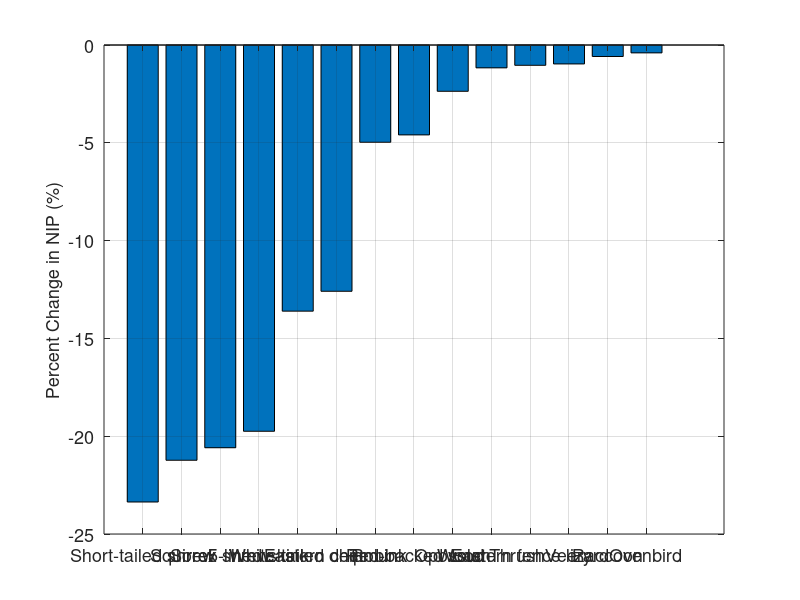
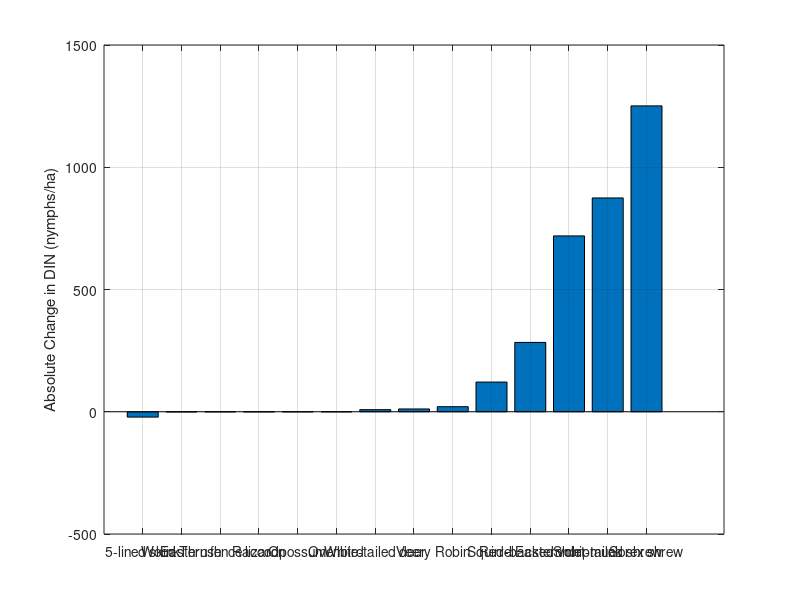
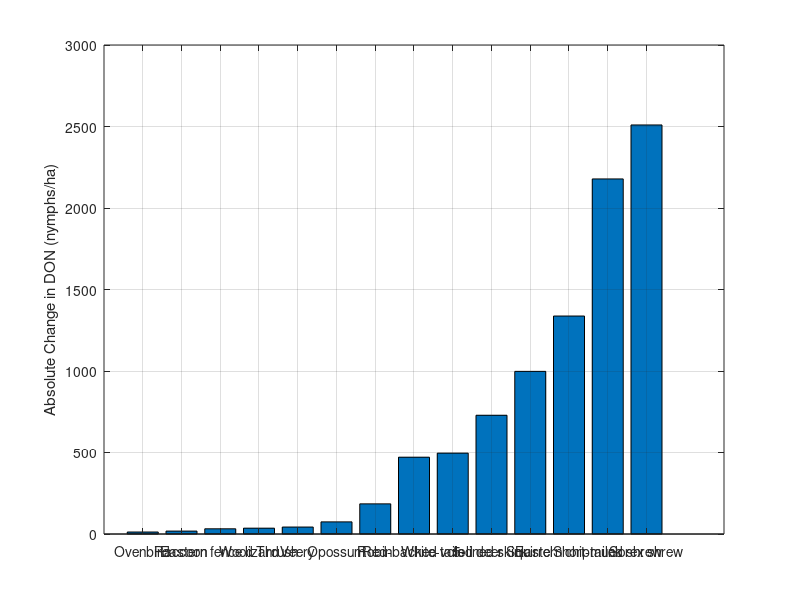
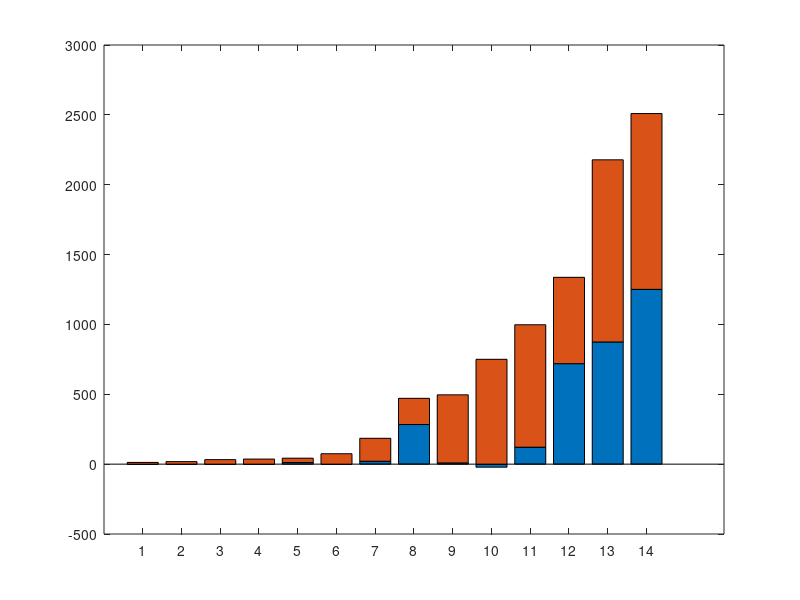

These charts were generated, in order, by the following MATLAB code: (Note: this script raises an error after producing the figures.)
close all; clear all;

%% Host data

% Constant host densities
N = [40; 20; 30; 30; 25; 2.1; 6; 1.9; 0.25; 1; 0.2; 1.6; 2; 6.3; 25];

%Realized reservoir competence
C = [92.1; 61.2; 55; 51.2; 41.8; 28.9; 14.7; 13.8; 4.6; 2.6; 1.3; 1.3; 1.1; 2; 0];

%Molting percentage
%M = [41.5; 41; 41.2; 49.6; 46.8; 33.9; 59.3; 33.9; 56.3; 44.1; 36.5; 33.9; 33.9; 29.7; 29.7];
%M = [100*ones(length(C)-2,1); 50; 50];
M = 100*ones(length(C),1);
%Tick preference (#larvae/#hosts)
b = [73.4; 23.3; 44.5; 84.6; 87.8; 20; 165.4; 96; 1963.3; 73.3; 88; 22; 6; 5; 28.9];

L = 115000; s = 0.4333;

SLsum0 = 0; 
for i = 1:length(b)
    SLsum0 = SLsum0+b(i)*N(i);
end

z = -L*log(1-0.1/s)/SLsum0;

%% Host combinations to compare (each row is a scenario)
hosts = [1,0,0,0,0,0,0,0,0,0,0,0,0,0,0;
    1,1,0,0,0,0,0,0,0,0,0,0,0,0,0; 
    1,0,1,0,0,0,0,0,0,0,0,0,0,0,0; 
    1,0,0,1,0,0,0,0,0,0,0,0,0,0,0; 
    1,0,0,0,1,0,0,0,0,0,0,0,0,0,0; 
    1,0,0,0,0,1,0,0,0,0,0,0,0,0,0; 
    1,0,0,0,0,0,1,0,0,0,0,0,0,0,0; 
    1,0,0,0,0,0,0,1,0,0,0,0,0,0,0;
    1,0,0,0,0,0,0,0,1,0,0,0,0,0,0;
    1,0,0,0,0,0,0,0,0,1,0,0,0,0,0;
    1,0,0,0,0,0,0,0,0,0,1,0,0,0,0;
    1,0,0,0,0,0,0,0,0,0,0,1,0,0,0;
    1,0,0,0,0,0,0,0,0,0,0,0,1,0,0;
    1,0,0,0,0,0,0,0,0,0,0,0,0,1,0;
    1,0,0,0,0,0,0,0,0,0,0,0,0,0,1];

% hosts = [1,1,1,1,1,1,1,1,1,1,1,1,1,1,1;
%     1,0,1,1,1,1,1,1,1,1,1,1,1,1,1; 
%     1,1,0,1,1,1,1,1,1,1,1,1,1,1,1; 
%     1,1,1,0,1,1,1,1,1,1,1,1,1,1,1;
%     1,1,1,1,0,1,1,1,1,1,1,1,1,1,1;
%     1,1,1,1,1,0,1,1,1,1,1,1,1,1,1;
%     1,1,1,1,1,1,0,1,1,1,1,1,1,1,1;
%     1,1,1,1,1,1,1,0,1,1,1,1,1,1,1;
%     1,1,1,1,1,1,1,1,0,1,1,1,1,1,1;
%     1,1,1,1,1,1,1,1,1,0,1,1,1,1,1;
%     1,1,1,1,1,1,1,1,1,1,0,1,1,1,1;
%     1,1,1,1,1,1,1,1,1,1,1,0,1,1,1;
%     1,1,1,1,1,1,1,1,1,1,1,1,0,1,1;
%     1,1,1,1,1,1,1,1,1,1,1,1,1,0,1;
%     1,1,1,1,1,1,1,1,1,1,1,1,1,1,0];

% hosts = [1,1,1,1,1,1,1,1,1,1,1,1,1,1,1;
%     1,1,1,1,1,1,1,0,0,0,0,1,1,1,1; 
%     1,1,0,0,0,0,1,0,0,0,0,1,1,1,1; 
%     1,1,0,0,0,0,1,0,0,0,0,1,1,0,0;
%     1,0,0,0,0,0,0,0,0,0,0,0,0,0,0];

% hosts = [1,0,0,0,0,0,0,0,0,0,0,0,0,0,0;
%     1,1,1,1,1,0,1,0,0,0,0,0,0,0,0;
%     1,1,1,1,1,1,1,1,0,0,0,1,1,1,1;
%     1,1,1,1,1,1,1,1,1,1,1,1,1,1,1];


host_labels = {'All hosts', 'Red-backed vole', 'Eastern chipmunk', 'Sorex shrew', 'Short-tailed shrew', 'Veery', 'Squirrel', 'Robin', 'White-tailed deer', 'Opossum', 'Raccoon', 'Wood Thrush', 'Ovenbird', 'Eastern fence lizard', '5-lined skink'};  % <-- replace with your actual species if needed
%host_labels = {'All hosts','Birds','M & L mammals', 'Lizards', 'Non-mouse S mammals'};
% host_labels = {'Mice','Small mammals','Lizards and birds', 'All hosts'};

num_combos = size(hosts,1);
num_hosts = size(N,1);

%% Computation

% Set up empty vectors
sum_bH = zeros(num_combos,1);
sum_bHM = zeros(num_combos,1);
I = zeros(num_combos,1);
T = zeros(num_combos,1);
U = zeros(num_combos,1);

% Loop through host combinations
for i = 1:num_combos
    % Compute K and sum
    for j = 1:num_hosts
        if hosts(i,j) == 1
            sum_bH(i) = sum_bH(i) + b(j) * N(j);
            sum_bHM(i) = sum_bHM(i,:) + b(j,:).*N(j,:).*(M(j)/100);
        end
    end

    % Compute I
    for j = 1:num_hosts
        if hosts(i,j) == 1
            I(i) = I(i) + b(j) .* N(j) * (M(j)/100) * (C(j)/100) ./ sum_bHM(i);
        end
    end
    % Compute Larvae that Become Nymphs after Feeding
    for j = 1:num_hosts
        if hosts(i,j) == 1
            T(i) = T(i) + b(j)* N(j) * (M(j)/100)*(C(j)/100) ./ sum_bH(i);
            U(i) = U(i) + b(j)* N(j) * (M(j)/100) ./ sum_bH(i);
        end
    end
end

% Compute S
S = (1-exp(-z/L*sum_bH));

% Compute NIP and DIN
%I(1) = 0;

NIP = I;
DIN = L.*s.*S.*T;
DON = L.*s.*S.*U;
uninfected = DON - DIN;
old_DIN = L.*s.*T;

% Compute percent change
percent_changeNIP = zeros(num_combos-1,1);
absolute_changeDIN = zeros(num_combos-1,1);
absolute_changeDON = zeros(num_combos-1,1);
absolute_changeoldDIN = zeros(num_combos-1,1);
absolute_changeuninfected = zeros(num_combos-1,1);

for i=2:num_combos
    percent_changeNIP(i-1) = 100*((NIP(i)-NIP(1))/NIP(1));
    absolute_changeDIN(i-1) = (DIN(i)-DIN(1));
    absolute_changeDON(i-1) = (DON(i)-DON(1));
    absolute_changeoldDIN(i-1) = (old_DIN(i)-old_DIN(1));
end

% Compute changes relative to baseline (row 1)
change_infected = DIN(2:end) - DIN(1);
change_uninfected = uninfected(2:end) - uninfected(1);


[percent_change_sortedNIP, idx] = sort(percent_changeNIP, 'ascend');
sorted_labelsNIP = host_labels(2:end); % still a cell array
sorted_labelsNIP = sorted_labelsNIP(idx);
[absolute_change_sortedDIN, idx] = sort(absolute_changeDIN, 'ascend');
sorted_labelsDIN = host_labels(2:end); % still a cell array
sorted_labelsDIN = sorted_labelsDIN(idx);
[absolute_change_sortedDON, idx] = sort(absolute_changeDON, 'ascend');
sorted_labelsDON = host_labels(2:end); % still a cell array
sorted_labelsDON = sorted_labelsDON(idx);
[absolute_change_sortedold_DIN, idx] = sort(absolute_changeoldDIN, 'ascend');
sorted_labelsoldDIN = host_labels(2:end); % still a cell array
sorted_labelsoldDIN = sorted_labelsoldDIN(idx);

figure(1); % wider, for labels
b1 = bar(percent_change_sortedNIP);
set(gca,'XTick',1:length(sorted_labelsNIP),'XTickLabel',sorted_labelsNIP,'FontSize',13)
xtickangle(45)
ylabel('Percent Change in NIP (%)','FontSize',13)
grid on


figure(2);
b2 = bar(absolute_change_sortedDIN);
set(gca,'XTick',1:length(sorted_labelsDIN),'XTickLabel',sorted_labelsDIN)
xtickangle(45)
ylabel('Absolute Change in DIN (nymphs/ha)')
grid on



figure(3);
b4 = bar(absolute_change_sortedDON);
set(gca,'XTick',1:length(sorted_labelsDON),'XTickLabel',sorted_labelsDON)
xtickangle(45)
ylabel('Absolute Change in DON (nymphs/ha)')
grid on

[~, idx] = sort(change_infected + change_uninfected, 'ascend');
sorted_labels = host_labels(2:end);
sorted_labels = sorted_labels(idx);

% Sort the changes
sorted_change_infected = change_infected(idx);
sorted_change_uninfected = change_uninfected(idx);

% Stack the changes
stacked_data = [sorted_change_infected, sorted_change_uninfected];

% Plot
figure(4);
b = bar(stacked_data, 'stacked');
b(1).FaceColor = [0.85, 0.33, 0.10];
b(2).FaceColor = [0.00, 0.45, 0.74];
set(gca, 'XTick', 1:length(sorted_labelsDON), 'XTickLabel', sorted_labelsDON, 'FontSize', 13)
xtickangle(45)
ylabel({'Absolute Change in DON', '(nymphs/ha)'}, 'FontSize', 13)
legend({'Infected', 'Uninfected'}, 'Location', 'best')
% ylim([-100 2500])
grid on
